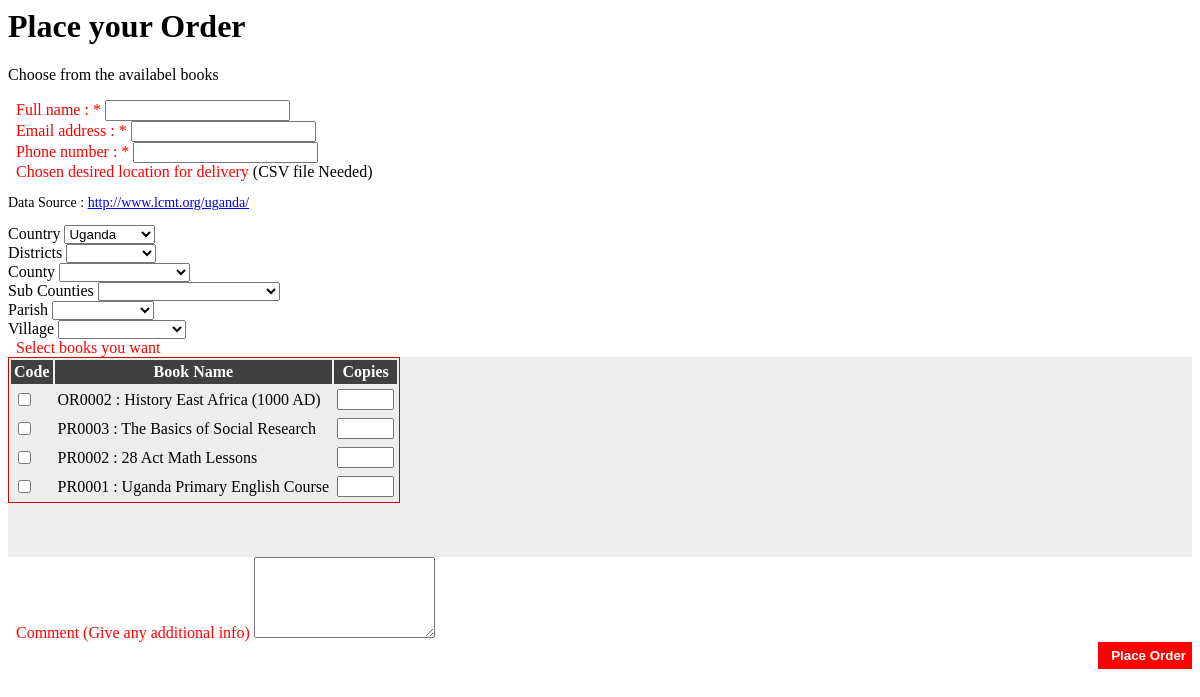
/make_order.php, run on an earlier commit of the app's database.
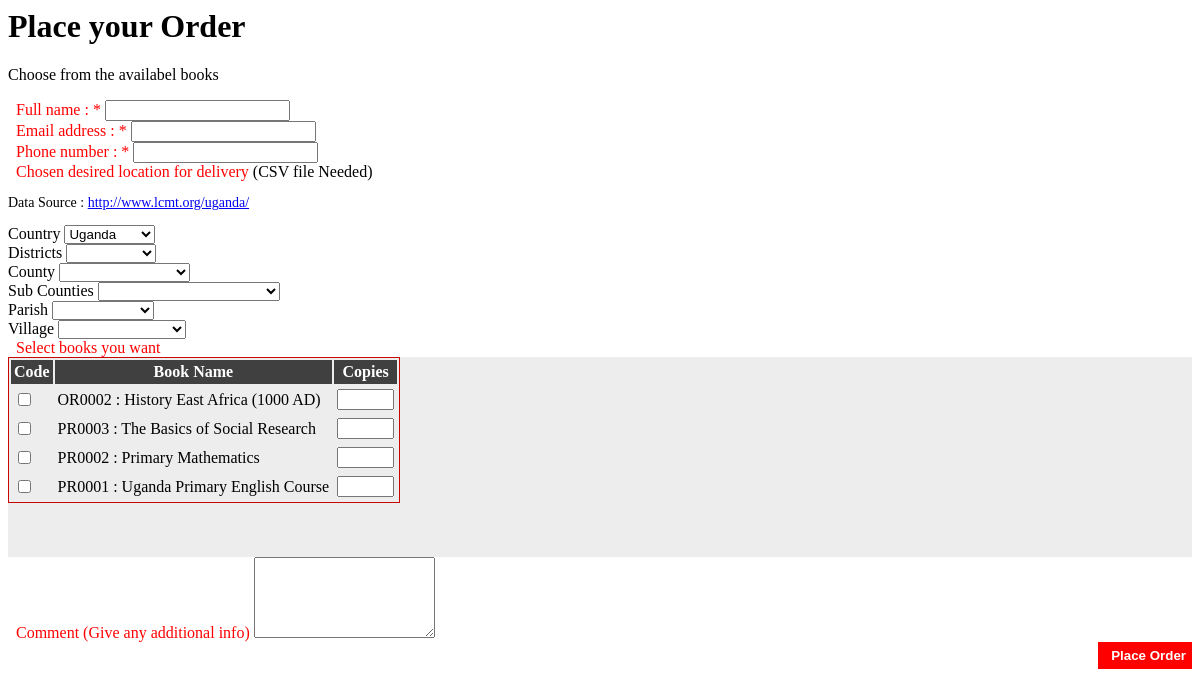
And on a later commit of the database.
### tables this page shows
CREATE TABLE `books` (
  `id` int(11) NOT NULL,
  `code` varchar(30) NOT NULL,
  `name` text NOT NULL,
  `author` varchar(30) NOT NULL,
  `edition` varchar(100) NOT NULL,
  `level` varchar(100) NOT NULL,
  `publish_date` varchar(100) NOT NULL,
  `price` varchar(100) NOT NULL,
  `image` varchar(200) NOT NULL
);

### make_order.php (the view, shortened to what the changed rows need)
<?php
include 'database.php';
?>
<div class="col-md-12"  id="section_title">
  <h1>Place your Order</h1>
</div>
<div class="row">
  <div class="col-md-12">
    <form id="form_buy_book">
          <div class="form-group" id="table_body">
            <table id="mytable">
                <thead>
                  <th id="th_books">Code</th>
                  <th id="th_books">Book Name</th>
                  <th id="th_books">Copies</th>
                </thead>
                <tbody>
                    <?php
                    $sql = "SELECT * FROM books ORDER BY books.id DESC";
                    $result = mysqli_query($conn, $sql);
                    if (mysqli_num_rows($result) > 0)
                    {
                        while ($row = mysqli_fetch_assoc($result))
                        {
                            ?>
                            <tr id="tr_books">
                              <td id="td_books">
                                  <input
                                  class="form-control"
                                  type="checkbox"
                                  id="<?php echo "book_code".$row['code']; ?>"
                                  value="<?php echo $row['code']; ?>">
                              </td>
                              <td id="td_books" style="vertical-align: middle;">
                                <?php echo $row['code']; ?> :
                                <label><?php echo $row['name']; ?></label>
                              </td>
                              <td id="td_books">
                                  <input
                                    class="form-control"
                                    type="text"
                                    id="<?php echo "book_copies_".$row['code']; ?>"
                                    maxlength="4"
                                    size="4">
                              </td>
                            </tr>
                            <?php
                        }
                      } else {
                        echo "There are no books yet";
                      }
                    ?>
                  </tbody>
              </table>
          </div>
    </form>
  </div>
</div>

What changed in the data, as far as the page shows it:
changed books "PR0002": name "28 Act Math Lessons" → "Primary Mathematics"
